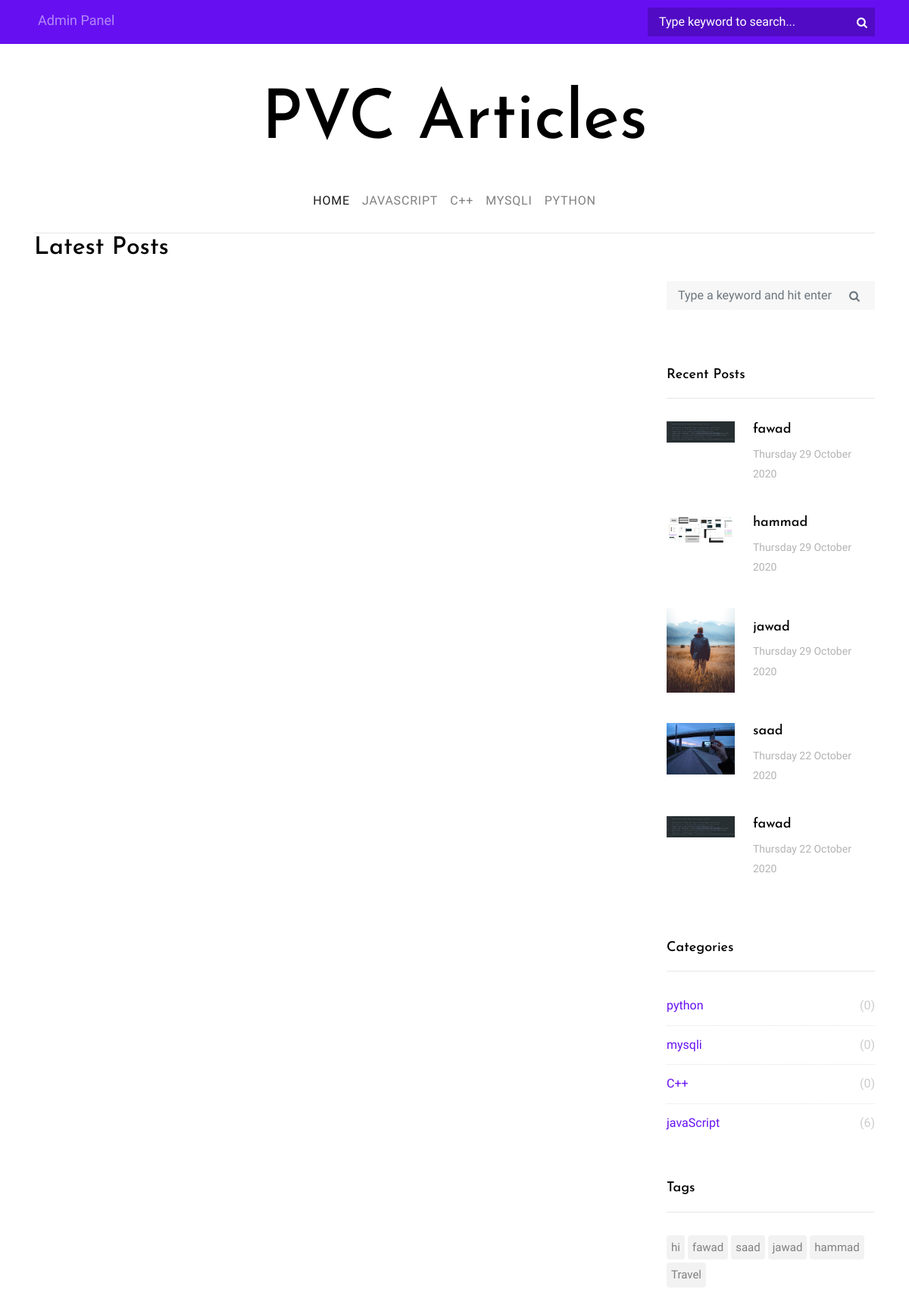
Screenshot of /search.php with the database file from the repository.
### tables this page shows
CREATE TABLE `blog_categories` (
  `blog_cat_id` int(11) NOT NULL,
  `blog_cat_title` varchar(255) NOT NULL
);

CREATE TABLE `blog_posts` (
  `blog_post_id` int(11) NOT NULL,
  `blog_post_title` varchar(255) NOT NULL,
  `blog_post_cat_title` varchar(255) NOT NULL,
  `blog_post_cat_id` int(11) NOT NULL,
  `blog_post_author` varchar(255) NOT NULL,
  `blog_post_content` text NOT NULL,
  `blog_post_date` varchar(255) NOT NULL,
  `blog_post_image` text NOT NULL,
  `name` text NOT NULL,
  `size` text NOT NULL,
  `blog_post_comment_count` int(255) NOT NULL,
  `blog_post_views` int(255) NOT NULL,
  `blog_post_tags` text NOT NULL,
  `blog_post_status` varchar(255) NOT NULL DEFAULT 'draft',
  `blog_post_track` text NOT NULL
);

### bs_includes/function.php (the view)
<?php
include "bs_admin/includes/db.php";
function show_cat(){
	global $connection;
	$query = "SELECT * FROM blog_categories";
	$result = mysqli_query($connection,$query);
	while ($row=mysqli_fetch_array($result)) {
		$cat_id = $row['blog_cat_id'];
		$cat_title = $row['blog_cat_title'];
		echo "<li class='nav-item dropdown'>
		<a class='nav-link' href='category.php?cat_id=$cat_id'>{$cat_title}</a>
          </li>";
	}
}
?>

### bs_includes/sidebar.php (shortened to what this page needs)
<div class="sidebar-box">
  <h3 class="heading">Recent Posts</h3>
  <div class="post-entry-sidebar">
    <ul>
<?php
$query= "SELECT * FROM blog_posts  WHERE blog_post_status = 'published' ORDER BY blog_post_id DESC LIMIT 5";
$result = mysqli_query($connection,$query);
while ($row = mysqli_fetch_assoc($result)) {
  $post_id = $row['blog_post_id'];
  $post_title = $row['blog_post_title'];
  $post_image =$row['blog_post_image'];
  $date = $row['blog_post_date'];
?>
      <li>
        <a href="bs_single.php?post=<?php echo $post_id;  ?>" >
          <img src="images/<?php echo $post_image ; ?>" alt="Image placeholder" class="mr-4">
          <div class="text">
            <h4><?php echo $post_title ; ?></h4>
            <div class="post-meta">
              <span class="mr-2"><?php echo $date ; ?></span>
            </div>
          </div>
        </a>
      </li>
<?php
}
?>
</ul>
  </div>
</div>

### bs_includes/category.php
<?php
$query= "SELECT * FROM blog_categories ORDER BY blog_cat_id DESC LIMIT 6";
$result = mysqli_query($connection,$query);
?>
<div class="sidebar-box">
  <h3 class="heading">Categories</h3>
  <ul class="categories">
  	<?php
  	while ($row = mysqli_fetch_array($result)) {
  		$cat_id = $row['blog_cat_id'];
  		$cat_title = $row['blog_cat_title'];
  		$sql = mysqli_query($connection, "SELECT * FROM blog_posts WHERE blog_post_cat_id=$cat_id");
  		$totalpostsincat = mysqli_num_rows($sql);
  		echo "<li><a href='category.php?cat_id=$cat_id'>$cat_title<span>($totalpostsincat)</span></a></li>";
  	}
  	 ?>
  </ul>
</div>

### bs_includes/tags.php (shortened to what this page needs)
<?php
$query= "SELECT * FROM blog_posts ORDER BY blog_post_id LIMIT 5";
$result = mysqli_query($connection,$query);
?>
<div class="sidebar-box">
  <h3 class="heading">Tags</h3>
  <ul class="tags">
  	<?php
  	while ($row = mysqli_fetch_assoc($result)) {
  		$tags = $row['blog_post_tags'];
  		echo"<li><a href=''>$tags</a></li>";
  	}
  	 ?>
    <li><a href="#">Travel</a></li>
  </ul>
</div>

### css/style.css (style rules this page uses)
body { background: #ccc url("../images/photography.png") repeat; font-family: "Inconsolata", SFMono-Regular, Menlo, Monaco, Consolas, "Liberation Mono", "Courier New", monospace; font-weight: 300; font-size: 18px; line-height: 1.9; color: #6c757d; }
a { -webkit-transition: .3s all ease; -o-transition: .3s all ease; transition: .3s all ease; text-decoration: none; }
h1, h2, h3, h4, h5 { color: #000; font-family: "Josefin Sans", -apple-system, BlinkMacSystemFont, "Segoe UI", Roboto, "Helvetica Neue", Arial, sans-serif, "Apple Color Emoji", "Segoe UI Emoji", "Segoe UI Symbol", "Noto Color Emoji"; }
header .navbar .nav-link { padding: 1.7rem 1rem; font-size: 16px; outline: none !important; text-transform: uppercase; letter-spacing: .05em; }
.blog-entries .post-meta { margin-bottom: 20px; font-size: 14px; color: #b3b3b3; }
.sidebar-box { margin-bottom: 4em; font-size: 15px; width: 100%; float: left; background: #fff; }
.sidebar-box *:last-child { margin-bottom: 0; }
.sidebar-box .heading { font-size: 18px; margin-bottom: 30px; padding-bottom: 20px; border-bottom: 1px solid #e6e6e6; }
.tags { padding: 0; margin: 0; font-weight: 400; }
.tags li { padding: 0; margin: 0 4px 4px 0; float: left; display: inline-block; }
.tags li a { float: left; display: block; border-radius: 4px; padding: 2px 6px; color: gray; background: #f2f2f2; }
.categories, .sidelink { padding: 0; margin: 0; font-weight: 400; }
.categories li, .sidelink li { padding: 0; margin: 0; position: relative; margin-bottom: 10px; padding-bottom: 10px; border-bottom: 1px dotted #dee2e6; list-style: none; }
.categories li:last-child, .sidelink li:last-child { margin-bottom: 0; border-bottom: none; padding-bottom: 0; }
.categories li a, .sidelink li a { display: block; font-size: 16px; }
.categories li a span, .sidelink li a span { position: absolute; right: 0; top: 0; color: #ccc; -webkit-transition: .3s all ease; -o-transition: .3s all ease; transition: .3s all ease; }
.heading { color: #000; }
.post-entry-sidebar .post-meta { font-size: 14px; color: #b3b3b3; }
.post-entry-sidebar ul { padding: 0; margin: 0; }
.post-entry-sidebar ul li { list-style: none; padding: 0 0 20px 0; margin: 0 0 20px 0; }
.post-entry-sidebar ul li a { display: table; }
.post-entry-sidebar ul li a img { width: 90px; }
.post-entry-sidebar ul li a img, .post-entry-sidebar ul li a .text { display: table-cell; vertical-align: middle; }
.post-entry-sidebar ul li a .text h4 { font-size: 18px; }

### rows the page displays
blog_categories: blog_cat_title "JAVASCRIPT", blog_cat_title "javaScript", totalpostsincat "6"
blog_categories: blog_cat_title "C++", totalpostsincat "0"
blog_categories: blog_cat_title "MYSQLI", blog_cat_title "mysqli", totalpostsincat "0"
blog_categories: blog_cat_title "PYTHON", blog_cat_title "python", totalpostsincat "0"
blog_posts: blog_post_image (picture), blog_post_title "fawad", blog_post_date "Thursday 29 October 2020"
blog_posts: blog_post_image (picture), blog_post_title "hammad", blog_post_date "Thursday 29 October 2020", blog_post_tags "hammad"
blog_posts: blog_post_image (picture), blog_post_title "jawad", blog_post_date "Thursday 29 October 2020", blog_post_tags "jawad"
blog_posts: blog_post_image (picture), blog_post_title "saad", blog_post_date "Thursday 22 October 2020", blog_post_tags "saad"
blog_posts: blog_post_image (picture), blog_post_title "fawad", blog_post_date "Thursday 22 October 2020", blog_post_tags "fawad"
blog_posts: blog_post_tags "hi"
